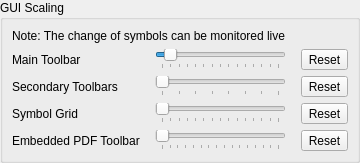
         <widget class="QWidget" name="pageScaling">
          <layout class="QVBoxLayout" name="layoutScaling">
           <property name="leftMargin">
            <number>0</number>
           </property>
           <property name="topMargin">
            <number>0</number>
           </property>
           <property name="rightMargin">
            <number>0</number>
           </property>
           <property name="bottomMargin">
            <number>0</number>
           </property>
           <item>
            <widget class="QGroupBox" name="groupBox_17">
             <property name="title">
              <string>GUI Scaling</string>
             </property>
             <layout class="QGridLayout" columnstretch="0,1,1,0">
              <property name="horizontalSpacing">
               <number>15</number>
              </property>
              <item row="0" column="0" colspan="3">
               <widget class="QLabel" name="label_SlidersNote">
                <property name="text">
                 <string>Note: The change of symbols can be monitored live</string>
                </property>
               </widget>
              </item>
              <item row="5" column="1" colspan="2">
               <widget class="QSlider" name="horizontalSliderSymbol">
                <property name="toolTip">
                 <string>This changes the scaling of the symbol grid (for high resolution displays).</string>
                </property>
                <property name="minimum">
                 <number>16</number>
                </property>
                <property name="maximum">
                 <number>128</number>
                </property>
                <property name="tracking">
                 <bool>true</bool>
                </property>
                <property name="orientation">
                 <enum>Qt::Orientation::Horizontal</enum>
                </property>
                <property name="invertedAppearance">
                 <bool>false</bool>
                </property>
                <property name="invertedControls">
                 <bool>false</bool>
                </property>
                <property name="tickPosition">
                 <enum>QSlider::TickPosition::TicksBelow</enum>
                </property>
                <property name="tickInterval">
                 <number>8</number>
                </property>
               </widget>
              </item>
              <item row="1" column="0">
               <widget class="QLabel" name="label_11">
                <property name="text">
                 <string>Main Toolbar</string>
                </property>
               </widget>
              </item>
              <item row="1" column="3">
               <widget class="QToolButton" name="tbRevertIcon">
                <property name="text">
                 <string>Reset</string>
                </property>
               </widget>
              </item>
              <item row="2" column="3">
               <widget class="QToolButton" name="tbRevertCentralIcon">
                <property name="text">
                 <string>Reset</string>
                </property>
               </widget>
              </item>
              <item row="2" column="1" colspan="2">
               <widget class="QSlider" name="horizontalSliderCentraIcon">
                <property name="toolTip">
                 <string>This changes the scaling of the vertical toolbars (for high resolution displays).</string>
                </property>
                <property name="minimum">
                 <number>8</number>
                </property>
                <property name="maximum">
                 <number>64</number>
                </property>
                <property name="orientation">
                 <enum>Qt::Orientation::Horizontal</enum>
                </property>
                <property name="tickPosition">
                 <enum>QSlider::TickPosition::TicksBelow</enum>
                </property>
                <property name="tickInterval">
                 <number>8</number>
                </property>
               </widget>
              </item>
              <item row="1" column="1" colspan="2">
               <widget class="QSlider" name="horizontalSliderIcon">
                <property name="toolTip">
                 <string>This changes the scaling of the horizontal toolbars (for high resolution displays).</string>
                </property>
                <property name="minimum">
                 <number>16</number>
                </property>
                <property name="maximum">
                 <number>128</number>
                </property>
                <property name="value">
                 <number>24</number>
                </property>
                <property name="sliderPosition">
                 <number>24</number>
                </property>
                <property name="orientation">
                 <enum>Qt::Orientation::Horizontal</enum>
                </property>
                <property name="tickPosition">
                 <enum>QSlider::TickPosition::TicksBelow</enum>
                </property>
                <property name="tickInterval">
                 <number>8</number>
                </property>
               </widget>
              </item>
              <item row="5" column="3">
               <widget class="QToolButton" name="tbRevertSymbol">
                <property name="text">
                 <string>Reset</string>
                </property>
               </widget>
              </item>
              <item row="5" column="0">
               <widget class="QLabel" name="label_72">
                <property name="text">
                 <string>Symbol Grid</string>
                </property>
               </widget>
              </item>
              <item row="2" column="0">
               <widget class="QLabel" name="label_71">
                <property name="text">
                 <string>Secondary Toolbars</string>
                </property>
               </widget>
              </item>
              <item row="6" column="1" colspan="2">
               <widget class="QSlider" name="horizontalSliderPDF">
                <property name="toolTip">
                 <string>&lt;html&gt;&lt;head/&gt;&lt;body&gt;&lt;p&gt;This changes the scaling of the toolbar of the embeded pdf viewer (for high resolution displays).&lt;/p&gt;&lt;/body&gt;&lt;/html&gt;</string>
                </property>
                <property name="minimum">
                 <number>8</number>
                </property>
                <property name="maximum">
                 <number>128</number>
                </property>
                <property name="tracking">
                 <bool>true</bool>
                </property>
                <property name="orientation">
                 <enum>Qt::Orientation::Horizontal</enum>
                </property>
                <property name="tickPosition">
                 <enum>QSlider::TickPosition::TicksBelow</enum>
                </property>
                <property name="tickInterval">
                 <number>8</number>
                </property>
               </widget>
              </item>
              <item row="6" column="0">
               <widget class="QLabel" name="label_87">
                <property name="text">
                 <string>Embedded PDF Toolbar</string>
                </property>
               </widget>
              </item>
              <item row="6" column="3">
               <widget class="QToolButton" name="tbRevertPDF">
                <property name="text">
                 <string>Reset</string>
                </property>
               </widget>
              </item>
             </layout>
            </widget>
           </item>
           <item>
            <spacer name="verticalSpacer_6">
             <property name="orientation">
              <enum>Qt::Orientation::Vertical</enum>
             </property>
             <property name="sizeType">
              <enum>QSizePolicy::Policy::Expanding</enum>
             </property>
             <property name="sizeHint" stdset="0">
              <size>
               <width>20</width>
               <height>0</height>
              </size>
             </property>
            </spacer>
           </item>
          </layout>
         </widget>
